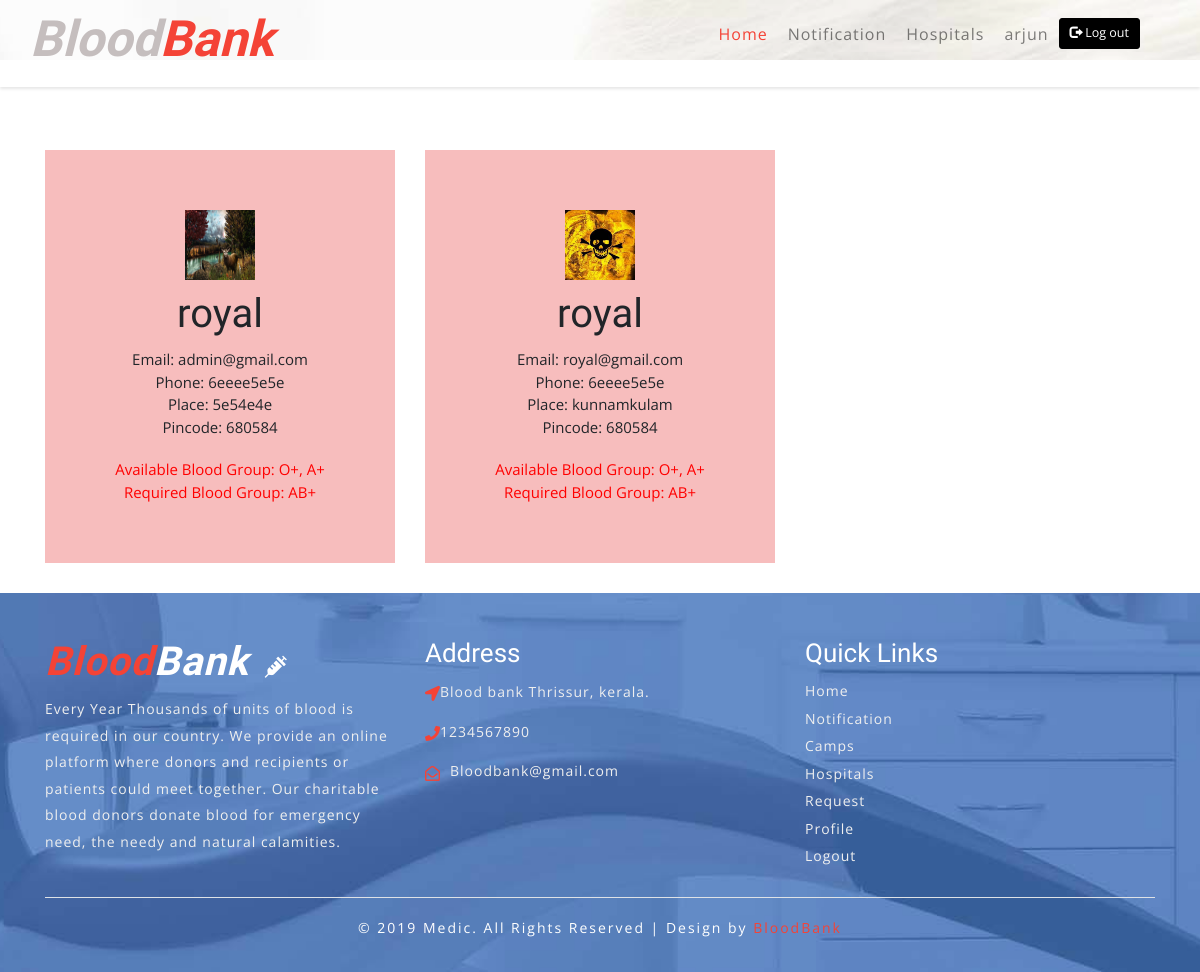
Page /hospitalview (signed in) on the earlier database version.
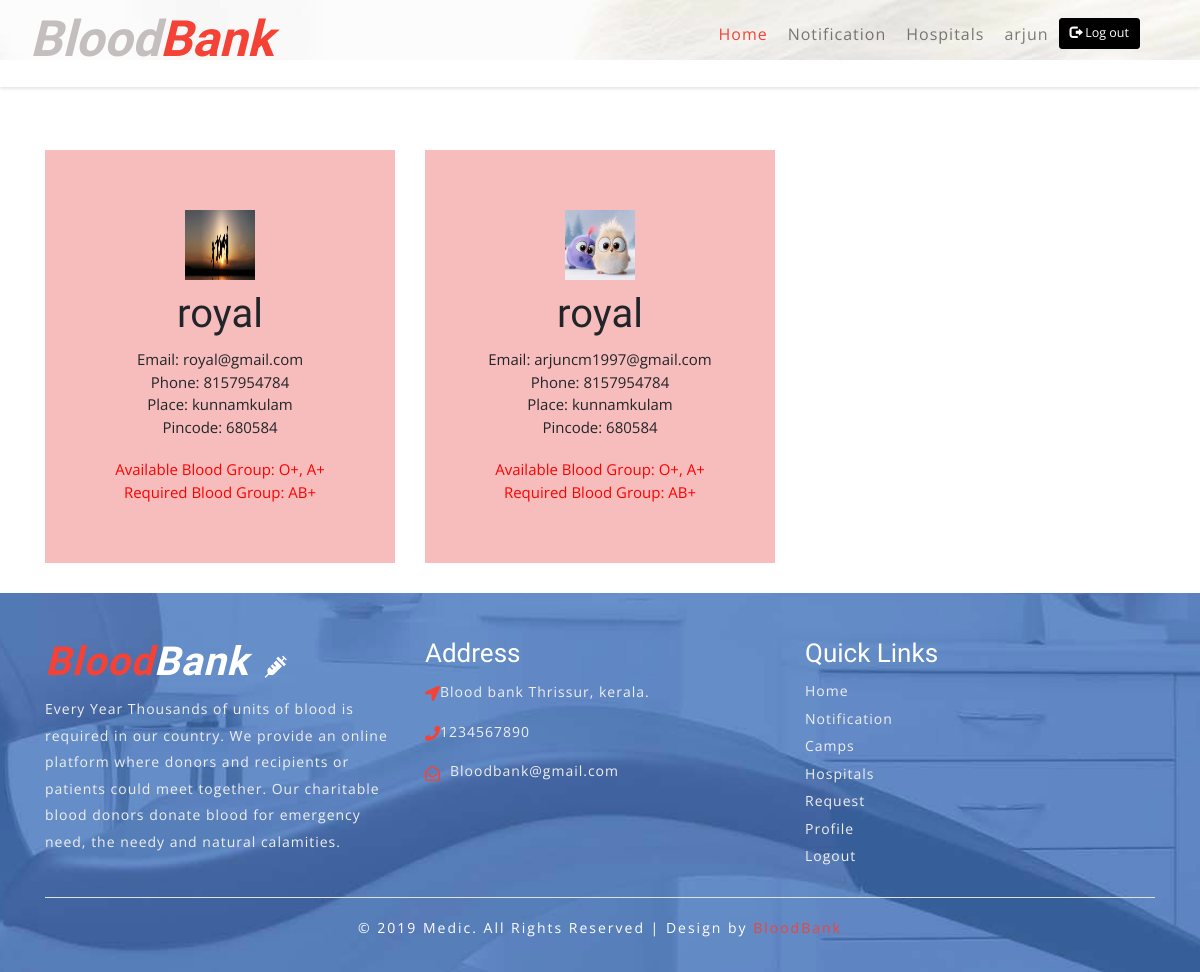
Same page on the later database version.
### bloodbank/models.py (models this page shows)
class Hospitals(db.Model):
    id = db.Column(db.Integer, primary_key=True)
    name = db.Column(db.String(80))
    place= db.Column(db.String)
    pincode= db.Column(db.Integer)
    phone= db.Column(db.Integer)
    email = db.Column(db.String(120))
    availgroup= db.Column(db.String(120))
    requiredgroup= db.Column(db.String(120))
    image = db.Column(db.String(20), nullable=False, default='default.jpg')

### bloodbank/routes.py (the view)
@app.route('/hospitalview')
@login_required
def hospitalview():
    hosp=Hospitals.query.all()
    return render_template('hospitalview.html',hosp=hosp)

### bloodbank/models.py (called while the page is built)
@login_manager.user_loader
def load_user(id):
    return User.query.get(int(id))

### bloodbank/templates/hospitalview.html (shortened to what the changed rows need)
<!DOCTYPE html>
<html lang="zxx">
<head>
	<link rel="stylesheet" href="https://maxcdn.bootstrapcdn.com/bootstrap/3.3.7/css/bootstrap.min.css">
	<link rel="stylesheet" href="../static/css/bootstrap.css">
	<link rel="stylesheet" href="../static/css/style.css" type="text/css" media="all" />
	<link rel="stylesheet" href="../static/css/fontawesome-all.css">
</head>
<body>
	<div id="home">
		<div class="main-top py-1">
			<nav class="navbar navbar-expand-lg navbar-light fixed-navi">
				<div class="container">
					<h1>
						<a class="navbar-brand font-weight-bold font-italic" href="index.html">
							<span>Blood</span>Bank
						</a>
					</h1>
				</div>
			</nav>
		</div>
	</div>
<div class="box" >
    <div class="container">
     	<div class="row">
            {% for hosp in hosp %}
			    <div class="col-lg-4 col-md-4 col-sm-4 col-xs-12" >
					<div class="box-part text-center" style="background-color: rgb(247, 189, 189);
					border-radius:0;padding:60px 10px;margin:30px 0px;">
                        <span class="image-block">
                            <a class="image-zoom" href="static/picture/{{hosp.image}}" rel="prettyPhoto[gallery]" style="height: 250px;width: 335px;">
                               <figure>
                                  <img src="static/picture/{{hosp.image}}" class="img-fluid" alt="" style="height: 70px;width: 70px;">
                               </figure>
                            </a>
                         </span>
						<div class="title">
                            <h3 style="font-size: 40px;">{{hosp.name}}</h3>
						</div>
						<div class="text" style="font-size: 1.5rem; padding-top: 10px;">
                            Email: {{hosp.email}}
						</div>
						<div class="text" style="font-size: 1.5rem;">
                            Phone: {{hosp.phone}}
						</div>
						<div class="text" style="font-size: 1.5rem;">
                            Place: {{hosp.place}}
						</div>
						<div class="text" style="font-size: 1.5rem;">
                            Pincode: {{hosp.pincode}}
						</div>
                        <div style="color: red;font-size: 1.5rem; padding-top: 20px;">
                            Available Blood Group: {{hosp.availgroup}}
                        </div>
                        <div style="color: red;font-size: 1.5rem;">
                            Required Blood Group: {{hosp.requiredgroup}}
                        </div>
                     </div>
				</div>
                {%endfor%}
		</div>
    </div>
</div>
<footer style="padding-top: 0px; margin-top: 0px;">
	<div class="w3ls-footer-grids pt-sm-4 pt-3" style="font-size: 1.5rem;">
		<div class="container py-xl-5 py-lg-3">
			<div class="row">
				<div class="col-md-4 w3l-footer">
					<h2 class="mb-sm-3 mb-2">
						<a href="" class="text-white font-italic font-weight-bold">
							<span>Blood</span>Bank
							<i class="fas fa-syringe ml-2"></i>
						</a>
					</h2>
				</div>
			</div>
		</div>
	</div>
</footer>
<link rel="stylesheet" href="../static/css/chocolat.css" type="text/css">
</body>
</html>

Differences in the rows shown:
changed Hospitals: image: a different picture; email "admin@gmail.com" → "royal@gmail.com"; phone "6eeee5e5e" → "8157954784"; place "5e54e4e" → "kunnamkulam"
changed Hospitals: image: a different picture; email "royal@gmail.com" → "arjuncm1997@gmail.com"; phone "6eeee5e5e" → "8157954784"
